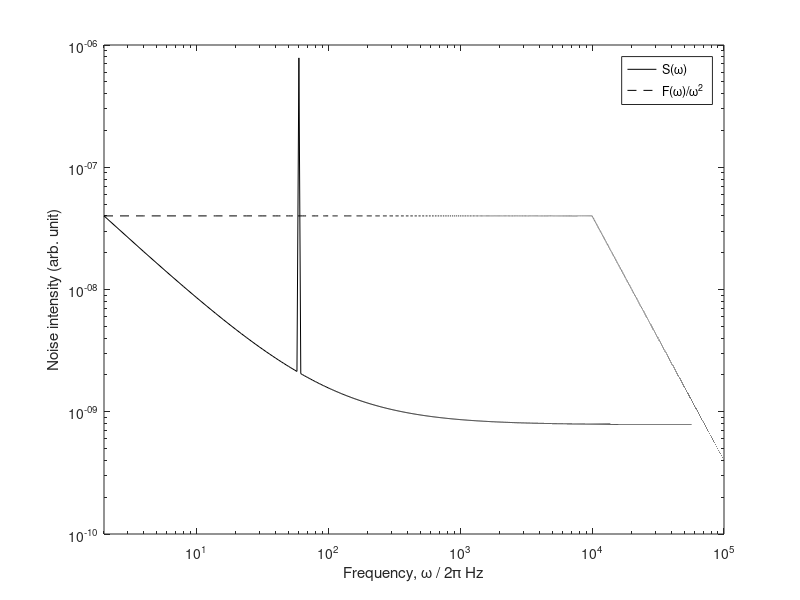

Write the MATLAB code that produced this figure.
Omega = 10*10^3;

x = 0:2:10^5;
S = (10^3)./x + 10;
S(1) = S(2);
S(x==60) = 10^4;
S = (4/(Omega^2)).*S./S(2);

F = 4.*(x.^2)/(Omega^2);
F(x>Omega) = 4;

figure
loglog(x,S,'k');
hold on
loglog(x,F./(x.^2),'--k');
xlabel('Frequency, \omega / 2\pi Hz');
ylabel('Noise intensity (arb. unit)');
l = legend('S(\omega)','F(\omega)/\omega^2','location','northeast');

Ax = axis;
axis([2 Ax(2) Ax(3) Ax(4)]);
pdffilename = 'FilterFunctionPlot.pdf';